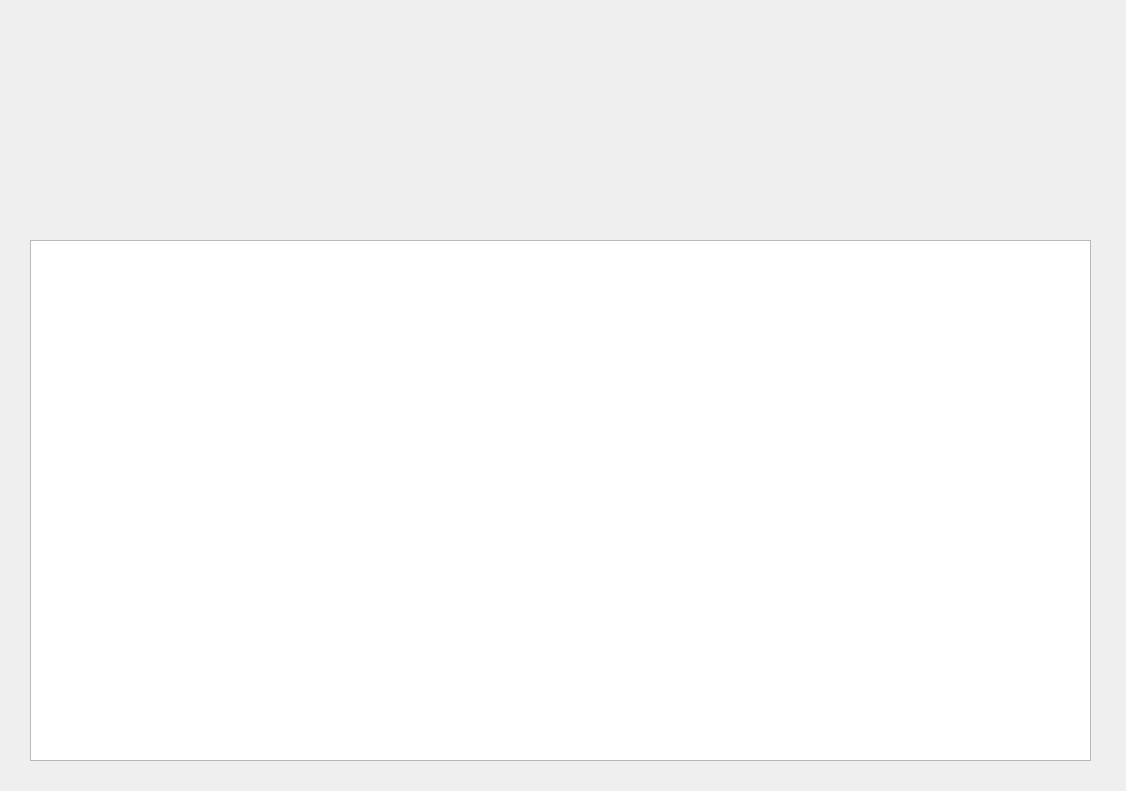
<?xml version="1.0" encoding="UTF-8"?>
<ui version="4.0">
 <class>Widget</class>
 <widget class="QWidget" name="Widget">
  <property name="geometry">
   <rect>
    <x>0</x>
    <y>0</y>
    <width>1126</width>
    <height>791</height>
   </rect>
  </property>
  <property name="windowTitle">
   <string>Widget</string>
  </property>
  <widget class="QTextBrowser" name="textBrowser">
   <property name="geometry">
    <rect>
     <x>30</x>
     <y>240</y>
     <width>1061</width>
     <height>521</height>
    </rect>
   </property>
  </widget>
 </widget>
 <resources/>
 <connections/>
</ui>
